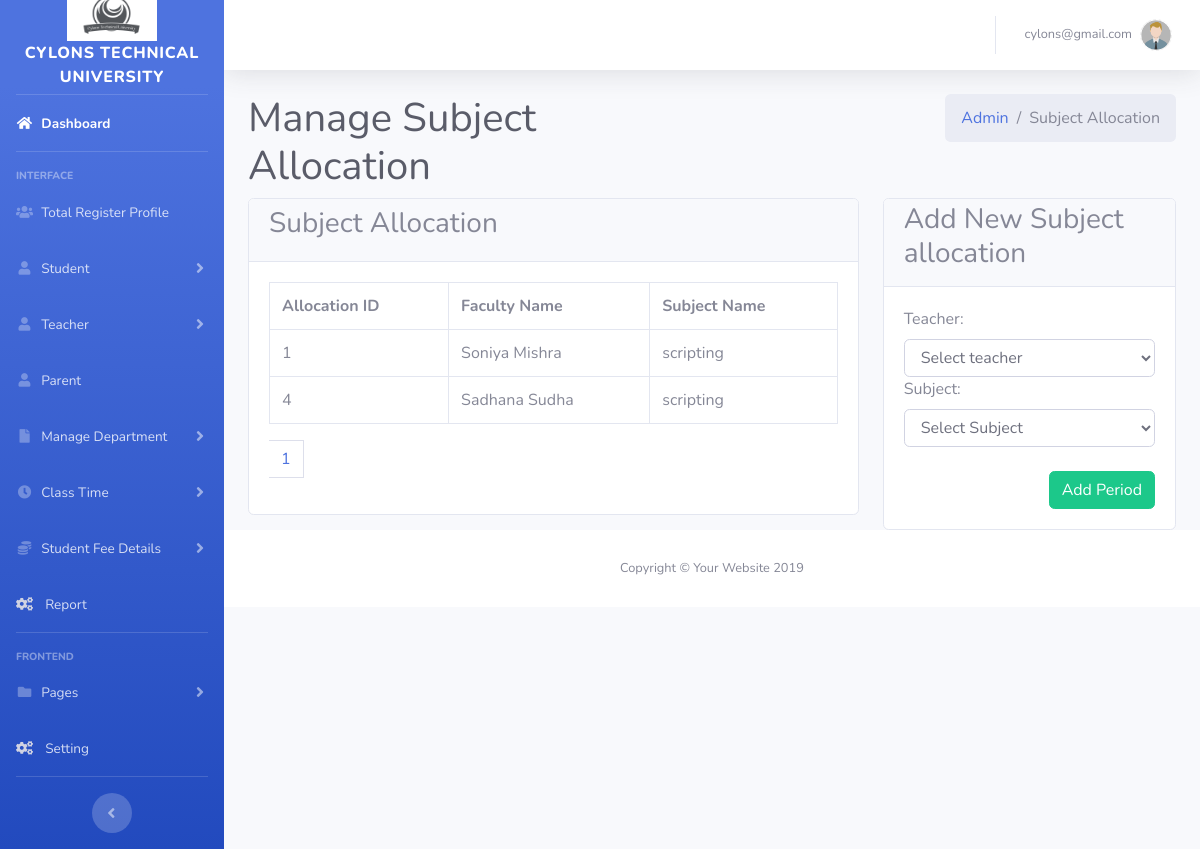
The app's page /admin/create_faculty.php (signed in) with its own data.
### tables this page shows
CREATE TABLE `allocation` (
  `id` int(11) NOT NULL,
  `teacher_id` int(11) NOT NULL,
  `subject_id` int(11) NOT NULL
);

CREATE TABLE `faculty` (
  `id` int(11) NOT NULL,
  `name` varchar(255) NOT NULL,
  `description` varchar(255) NOT NULL,
  `designation` varchar(255) NOT NULL,
  `image` varchar(50) NOT NULL,
  `email` varchar(200) NOT NULL
);

CREATE TABLE `subject` (
  `subject_id` int(11) NOT NULL,
  `subject_name` varchar(200) NOT NULL,
  `ssname` varchar(50) NOT NULL,
  `semester_id` int(11) NOT NULL,
  `subcode` varchar(50) NOT NULL
);

### admin/create_faculty.php (the view, shortened to what this page needs)
<?php
include('includes/header.php');
include('includes/navbar.php');
include "dbconfig.php";
?>
<head>
</head>
<body>
    <div class="content-header">
      <div class="container-fluid">
        <div class="row mb-2">
          <div class="col-sm-6">
            <h1 class="m-0 text-dark">Manage Subject Allocation</h1>
          </div>
          <div class="col-sm-6">
            <ol class="breadcrumb float-sm-right">
              <li class="breadcrumb-item"><a href="#">Admin</a></li>
              <li class="breadcrumb-item active">Subject Allocation</li>
            </ol>
          </div>
        </div>
      </div>
    </div>
    <section class="content">
      <div class="container-fluid">
        <div class="row">
          <div class='col-lg-8'>
            <div class="card">
              <div class="card-header py-2">
                <h3 class="card-title">
               Subject Allocation
                </h3>
              </div>
              <div class="card-body">
                <div class="table-responsive bg-white">
                    <?php
                        include "dbconfig.php";
                        $limit = 3;
                        if(isset($_GET['page'])){
                           $page = $_GET['page'];
                        }else{
                           $page =1;
                        }
                        $offset = ($page - 1 ) * $limit;
                        $query = "SELECT * FROM allocation ORDER BY id LIMIT {$offset},{$limit}";
                        $query_run = mysqli_query($conn,$query)or die("Query Failed.");
                if(mysqli_num_rows($query_run)>0){
    ?>
 <table class="table table-bordered">
    <tr>
        <th>Allocation ID</th>
        <th>Faculty Name</th>
        <th>Subject Name</th>
    </tr>
    <?php
    $sql = "SELECT allocation.id as alloc_id, faculty.name as name, subject.subject_name as subject_name
            FROM allocation
            JOIN faculty ON allocation.teacher_id = faculty.id
            JOIN subject ON allocation.subject_id = subject.subject_id";
    $result = $conn->query($sql);
    if ($result->num_rows > 0) {
        while ($row = $result->fetch_assoc()) {
            echo "<tr>
                    <td>" . $row['alloc_id'] . "</td>
                    <td>" . $row['name'] . "</td>
                    <td>" . $row['subject_name'] . "</td>
                  </tr>";
        }
    } else {
        echo "0 results";
    }
    ?>
</table>
                  <div class="clearfix">
					   <?php
                                      }
                                       $sql1 = "SELECT * FROM allocation";
                                       $result1 = mysqli_query($conn,$sql1) or die("Query FAiled.");
                                       if(mysqli_num_rows($result1) >0){
                                        $total_records = mysqli_num_rows($result1);
                                        $limit = 3;
                                        $total_page = ceil( $total_records / $limit);
										echo '<ul class="pagination">';
                                        for($i = 1; $i <= $total_page; $i++){
                                            if($i== $page){
                                                $active = "active";
                                            }
                                            else{
                                                $active = "";
                                            }
                                            echo '<li class="'.$active.'" class="page-item "><a href="create_faculty.php?page='.$i.'"class="page-link">'.$i.'</a></li>';
                                        }
                                        echo '</ul>';
                                       }
                                       ?>
					   </div>
                </div>
              </div>
            </div>
          </div>
          <div class="col-lg-4">
            <div class="card">
              <div class="card-header py-1">
                <h3 class="card-title">
                  Add New Subject allocation
                </h3>
              </div>
              <div class="card-body">
              <form method="post" >
                <div>
                <label>Teacher:</label>
    <select name="teacher_id" required class="form-control">
        <option value="">Select teacher</option>
    </select>
    </div>
    <div>
    <label>Subject:</label>
    <select name="subject_id" required class="form-control">
        <option value="">Select Subject</option>
    </select>
    </div><br>
    <div>
    <button type="submit" name="submit" class="btn btn-success float-right">Add Period</button>
</form>
              </div>
            </div>
          </div>
      </div>
    </section>
    <?php
include('includes/footer.php');
?>

### records on screen
allocation: id "1", faculty.name "Soniya Mishra", subject.subject_name "scripting"
allocation: id "4", faculty.name "Sadhana Sudha", subject.subject_name "scripting"

### other values on screen
$_SESSION['username'] "cylons@gmail.com"
